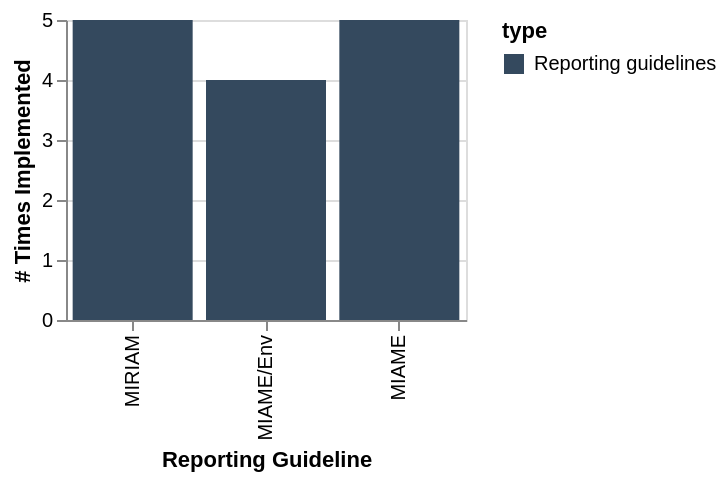

Source (Vega-Lite JSON):
### Vega-Lite specification from a JSON file in a GitHub repository (floating-point values rounded to 4 significant figures)
{"$schema": "https://vega.github.io/schema/vega-lite/v2.json", "data": {"values": [{"name": "MIRIAM", "type": "Reporting guidelines", "size": 5, "index": 3, "total": 116, "percentage": 0.04}, {"name": "MIAME/Env", "type": "Reporting guidelines", "size": 4, "index": 4, "total": 116, "percentage": 0.03}, {"name": "MIAME", "type": "Reporting guidelines", "size": 5, "index": 5, "total": 116, "percentage": 0.04}]}, "mark": "bar", "encoding": {"y": {"field": "size", "type": "quantitative", "axis": {"title": "# Times Implemented"}}, "x": {"field": "name", "type": "nominal", "axis": {"title": "Reporting Guideline"}, "sort": {"field": "type", "order": "ascending"}}, "color": {"field": "type", "type": "nominal", "scale": {"range": ["#34495E"]}}}, "config": {"facet": {"cell": {"strokeWidth": 0}}, "axis": {"domainWidth": 1}}, "width": 200, "height": 150}
